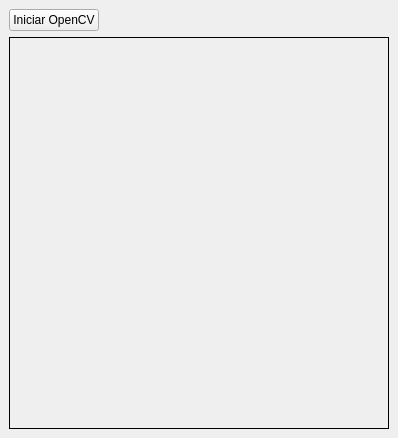
<?xml version="1.0" encoding="UTF-8"?>
<ui version="4.0">
 <class>MainWindow</class>
 <widget class="QMainWindow" name="MainWindow">
  <property name="geometry">
   <rect>
    <x>0</x>
    <y>0</y>
    <width>398</width>
    <height>438</height>
   </rect>
  </property>
  <property name="windowTitle">
   <string>MainWindow</string>
  </property>
  <widget class="QWidget" name="centralwidget">
   <layout class="QGridLayout" name="gridLayout">
    <item row="0" column="2">
     <spacer name="horizontalSpacer">
      <property name="orientation">
       <enum>Qt::Horizontal</enum>
      </property>
      <property name="sizeHint" stdset="0">
       <size>
        <width>255</width>
        <height>20</height>
       </size>
      </property>
     </spacer>
    </item>
    <item row="0" column="0">
     <widget class="QPushButton" name="iniciarOpenCV_button">
      <property name="text">
       <string>Iniciar OpenCV</string>
      </property>
     </widget>
    </item>
    <item row="1" column="0" colspan="3">
     <widget class="QLabel" name="opencvframe">
      <property name="minimumSize">
       <size>
        <width>200</width>
        <height>200</height>
       </size>
      </property>
      <property name="frameShape">
       <enum>QFrame::Box</enum>
      </property>
      <property name="text">
       <string/>
      </property>
     </widget>
    </item>
   </layout>
  </widget>
 </widget>
 <resources/>
 <connections/>
</ui>
